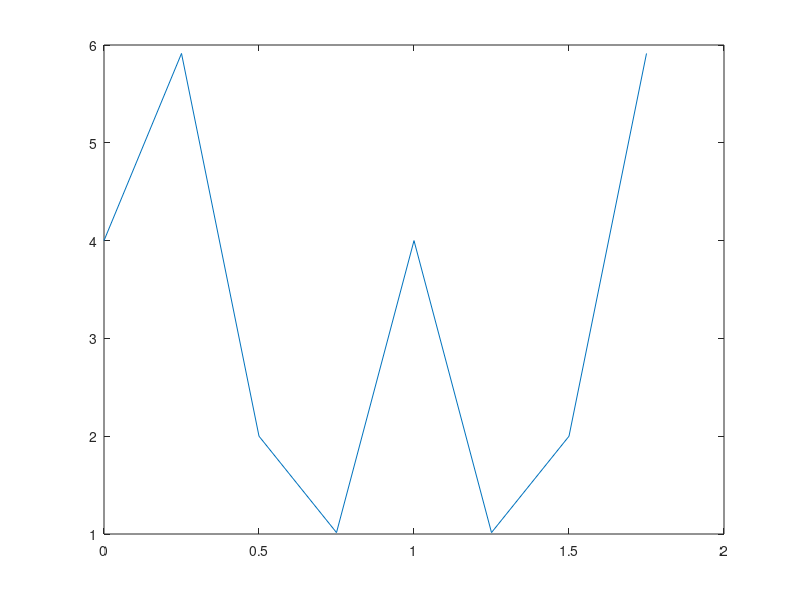
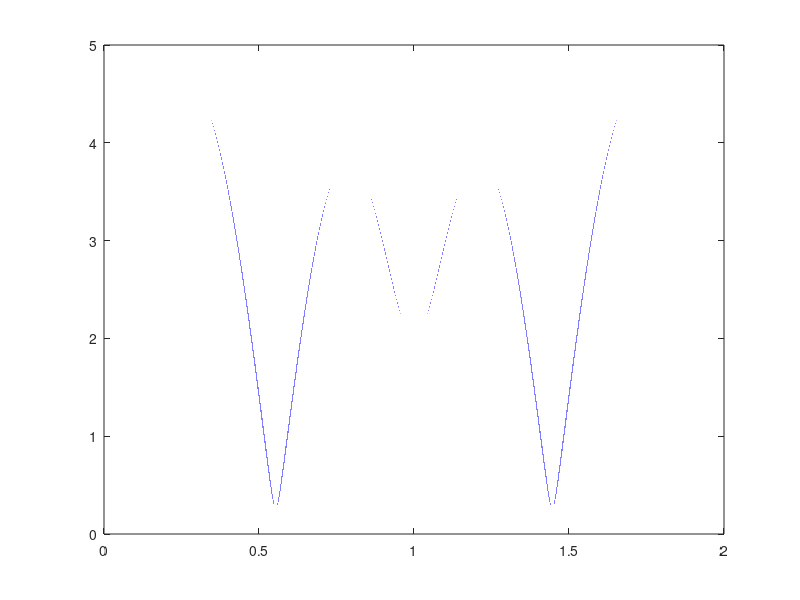

Reproduce these figures in MATLAB, in order.
x= [-1 2 1 2 1 1 -1 -1];
N = length (x);
n = 0:N-1;
X = fft(x);
w= 2*pi*n/N;
figure;
plot(w/pi,abs(X));

x = [-1 2 1 2 1 1-1-1];
N = length (x);
M = 1000000;
m = 0:M-1;
X = fft([x zeros(1,M-N)]);
w= 2*pi*m/M;
figure;
plot(w/pi,abs(X));

